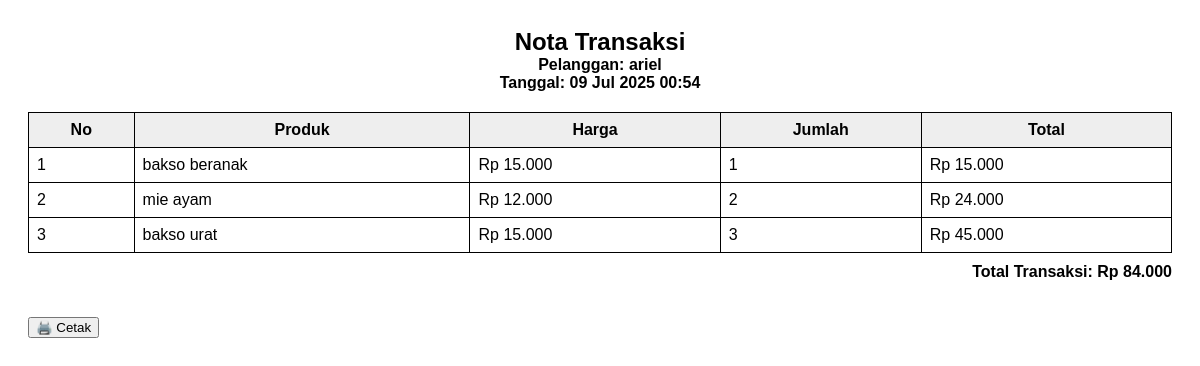
The app's page /kasir/transaksi/4/cetak/ (signed in) with its own data.
### app/models.py (models this page shows, shortened)
class Transaksi(models.Model):
    pelanggan = models.CharField(max_length=100)
    kasir = models.ForeignKey(User, on_delete=models.CASCADE)
    tanggal = models.DateTimeField(auto_now_add=True)

class Penjualan(models.Model):
    transaksi = models.ForeignKey(
        Transaksi,
        on_delete=models.CASCADE,
        null=True,   # Optional saat membuat manual
        blank=True
    )
    produk = models.ForeignKey(Produk, on_delete=models.CASCADE)
    jumlah = models.PositiveIntegerField()
    total_harga = models.PositiveIntegerField()
    tanggal = models.DateTimeField(auto_now_add=True)

class Produk(models.Model):
    nama = models.CharField(max_length=100)
    harga = models.PositiveIntegerField()
    stok = models.PositiveIntegerField()

### app/views.py (the view)
# urls.py: path('kasir/transaksi/<int:id>/cetak/', views.kasir_cetak_transaksi, name='kasir_cetak_transaksi'),
@login_required
def kasir_cetak_transaksi(request, id):
    if request.user.username == 'pitin1':
        return redirect('home')
    transaksi = get_object_or_404(Transaksi, id=id, kasir=request.user)
    penjualan_list = transaksi.penjualan_set.select_related('produk').all()
    total_harga = sum(item.total_harga for item in penjualan_list)
    return render(request, 'penjualan/cetak_transaksi.html', {
        'transaksi': transaksi,
        'penjualan_list': penjualan_list,
        'total_harga': total_harga
    })

### app/templates/penjualan/cetak_transaksi.html (shortened to what this page needs)
{% load humanize %}
<!DOCTYPE html>
<html>
<head>
</head>
<body>
<h2>Nota Transaksi</h2>
<h4>Pelanggan: {{ transaksi.pelanggan }}</h4>
<h4>Tanggal: {{ transaksi.tanggal|date:"d M Y H:i" }}</h4>
<table>
    <thead>
        <tr>
            <th>No</th>
            <th>Produk</th>
            <th>Harga</th>
            <th>Jumlah</th>
            <th>Total</th>
        </tr>
    </thead>
    <tbody>
        {% for item in penjualan_list %}
        <tr>
            <td>{{ forloop.counter }}</td>
            <td>{{ item.produk.nama }}</td>
            <td>Rp {{ item.produk.harga|intcomma }}</td>
            <td>{{ item.jumlah }}</td>
            <td>Rp {{ item.total_harga|intcomma }}</td>
        </tr>
        {% endfor %}
    </tbody>
</table>
<p class="total">Total Transaksi: Rp {{ total_harga|intcomma }}</p>
<button class="btn-print" onclick="window.print()">🖨️ Cetak</button>
</body>
</html>

### app/templates/penjualan/cetak_transaksi.html (style rules this page uses)
body { font-family: Arial; padding: 20px; }
table { width: 100%; border-collapse: collapse; margin-top: 20px; }
th, td { border: 1px solid #000; padding: 8px; }
th { background-color: #eee; }
h2, h4 { text-align: center; margin: 0; }
.total { text-align: right; font-weight: bold; margin-top: 10px; }
.btn-print { margin: 20px 0; }

### records on screen
Penjualan: produk.nama "bakso beranak", produk.harga "15.000", jumlah "1", total_harga "15.000"
Penjualan: produk.nama "mie ayam", produk.harga "12.000", jumlah "2", total_harga "24.000"
Penjualan: produk.nama "bakso urat", produk.harga "15.000", jumlah "3", total_harga "45.000"

### other values on screen
{{ total_harga|intcomma }} "84.000"
